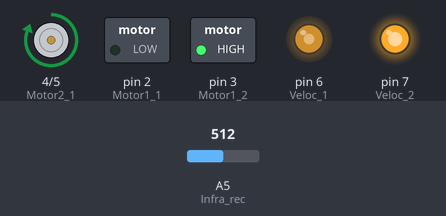
Recording of a sketch running on a simulated Arduino Uno, built with avr-gcc and run on an emulated ATmega328P. Shown: motor-driver pin pairs drawn as motors (green arrow = first pin HIGH = forward, orange = second pin HIGH = backward, longer = more drive), switched loads named in the sketch (green lamp = pin HIGH), output pins drawn as LEDs (lit = HIGH). The test bench sets the inputs (shaded band); at power-on: A5 (Infra_rec) = 512. What the sketch prints to the serial monitor is not drawn.

Above: at 0.23 s.
Timing chart, 0 to 2.0 s (numbered marks = the images above):
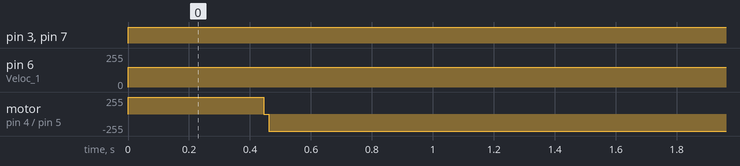

The sketch:

robo.ino
```cpp
// Programa : Controle de motor CC com o L293D
// Autor : Arduino e Cia

#include <stdio.h>
#include "TimerOne.h"

int Motor1_1 = 2; //Ligado ao pino 2 do L293D
int Motor1_2 = 3; //Ligado ao pino 3 do L293D
int Motor2_1 = 4; //Ligado ao pino 4 do L293D
int Motor2_2 = 5; //Ligado ao pino 5 do L293D
int Veloc_1 = 6; //Ligado ao pino 6 do L293D
int Veloc_2 = 7; //Ligado ao pino 7 do L293D

const int Infra_rec = A5;

int sensorValue = 0;
int sentido = 0; // 0 direita, 1 esquerda
int blocktime=0;
int turning=0;

void Int_Timer() {
  sensorValue = analogRead(Infra_rec) - 100;        // Faz a leitura do LDR e converte em 8 bits
  Serial.print(sensorValue);
  Serial.print("\n");
  if (turning==1)
     blocktime ++;

  if (blocktime >= 75)
      {blocktime =0;
      turning=0;
      }
}


/*if (pisca)                                          // Pisca o LED a cada 1 seg, se necessario
  digitalWrite(ledPin, digitalRead(ledPin) ^ 1);
  else
  digitalWrite (ledPin, LOW);*/

void setup() {
  Timer1.initialize(200);                // Inicializacao da interrupcao por tempo
  Timer1.attachInterrupt(Int_Timer);
  Serial.begin(9600);

  //Define os pinos como saida
  pinMode(Motor1_1, OUTPUT);
  pinMode(Motor1_2, OUTPUT);
  pinMode(Motor2_1, OUTPUT);
  pinMode(Motor2_2, OUTPUT);
  pinMode(Veloc_1, OUTPUT);
  pinMode(Veloc_2, OUTPUT);
}

void loop() {
  //Define a velocidade de rotacao
  int velocidade = 150;
  analogWrite(Veloc_1, velocidade);
  analogWrite(Veloc_2, velocidade);

  if (sensorValue <= 20)
    gira_frente();

  else{
      if(blocktime< 25)
      {
        gira_esquerda();
        turning=1;
      }
       if(blocktime> 25)
      {
        gira_direita();
     }
  }
}

void gira_frente() {
  digitalWrite(Motor1_1, LOW);
  digitalWrite(Motor1_2, HIGH);

  digitalWrite(Motor2_1, HIGH);
  digitalWrite(Motor2_2, LOW);
}

void gira_tras() {
  digitalWrite(Motor1_1, HIGH);
  digitalWrite(Motor1_2, LOW);

  digitalWrite(Motor2_1, LOW);
  digitalWrite(Motor2_2, HIGH);
}

void para_motor() {
  digitalWrite(Motor1_1, LOW);
  digitalWrite(Motor1_2, LOW);

  digitalWrite(Motor2_1, LOW);
  digitalWrite(Motor2_2, LOW);
  delay(2000);
}

void gira_direita() {
  digitalWrite(Motor1_1, HIGH);
  digitalWrite(Motor1_2, LOW);

  digitalWrite(Motor2_1, HIGH);
  digitalWrite(Motor2_2, LOW);
}

void gira_esquerda() {
  digitalWrite(Motor1_1, LOW);
  digitalWrite(Motor1_2, HIGH);

  digitalWrite(Motor2_1, LOW);
  digitalWrite(Motor2_2, HIGH);
}

/* referencias :
  https://www.arduino.cc/documents/datasheets/L293D.pdf
  http://www.arduinoecia.com.br/2014/04/controle-de-motor-cc-com-o-l293d-ponte-h.html*/
```

Measured:
- by itself, pin 3 (Motor1_2), pin 7 (Veloc_2): LOW → HIGH at 0.00 s
- by itself, pin 6 (Veloc_1): 0/255 → 150/255 at 0.00 s
- by itself, motor on pin 4 (Motor2_1) / pin 5 (Motor2_2): stopped → forward 255/255 at 0.00 s, → backward 255/255 0.44 s later
